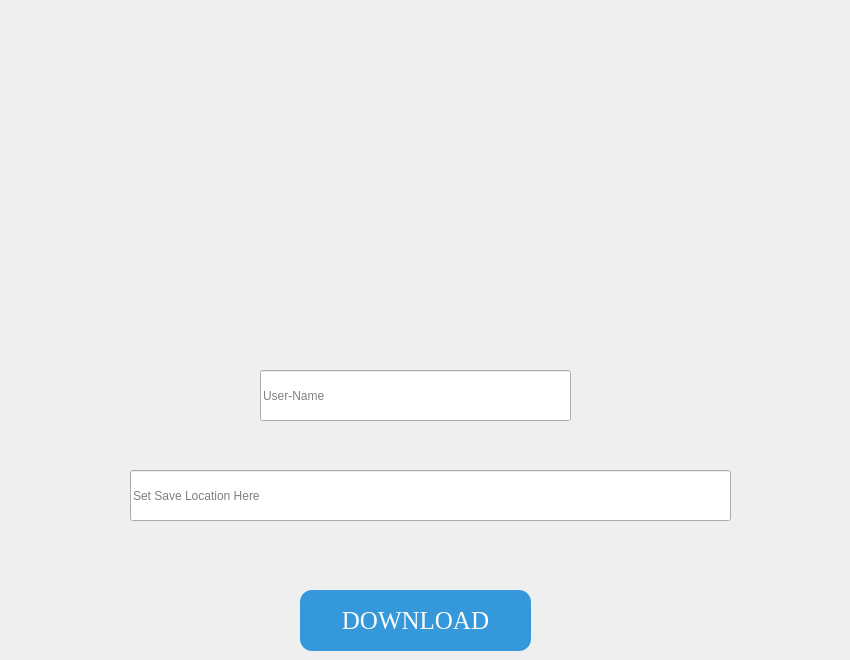
   <widget class="QWidget" name="page_7">
    <widget class="QLabel" name="label_23">
     <property name="geometry">
      <rect>
       <x>560</x>
       <y>10</y>
       <width>281</width>
       <height>241</height>
      </rect>
     </property>
     <property name="text">
      <string/>
     </property>
     <property name="pixmap">
      <pixmap resource="photo/browse.qrc">:/newPrefix/instalogo.png</pixmap>
     </property>
     <property name="scaledContents">
      <bool>true</bool>
     </property>
    </widget>
    <widget class="QLineEdit" name="lineEdit_9">
     <property name="geometry">
      <rect>
       <x>260</x>
       <y>370</y>
       <width>311</width>
       <height>51</height>
      </rect>
     </property>
     <property name="placeholderText">
      <string>User-Name</string>
     </property>
    </widget>
    <widget class="QLineEdit" name="lineEdit_10">
     <property name="geometry">
      <rect>
       <x>130</x>
       <y>470</y>
       <width>601</width>
       <height>51</height>
      </rect>
     </property>
     <property name="placeholderText">
      <string>Set Save Location Here</string>
     </property>
    </widget>
    <widget class="QPushButton" name="pushButton_17">
     <property name="geometry">
      <rect>
       <x>70</x>
       <y>470</y>
       <width>51</width>
       <height>51</height>
      </rect>
     </property>
     <property name="styleSheet">
      <string notr="true">#pushButton_14:hover {
text-decoration: none;
  padding: 10px 20px 10px 20px;
	border: solid #0a0a0a 3px;
  text-decoration: none;
	border: solid #050505 2px;
}
</string>
     </property>
     <property name="text">
      <string/>
     </property>
     <property name="icon">
      <iconset resource="photo/browse.qrc">
       <normaloff>:/newPrefix/browse.png</normaloff>:/newPrefix/browse.png</iconset>
     </property>
     <property name="iconSize">
      <size>
       <width>60</width>
       <height>50</height>
      </size>
     </property>
     <property name="flat">
      <bool>true</bool>
     </property>
    </widget>
    <widget class="QLabel" name="label_29">
     <property name="geometry">
      <rect>
       <x>340</x>
       <y>200</y>
       <width>151</width>
       <height>141</height>
      </rect>
     </property>
     <property name="text">
      <string/>
     </property>
     <property name="pixmap">
      <pixmap resource="photo/browse.qrc">:/newPrefix/human.png</pixmap>
     </property>
     <property name="scaledContents">
      <bool>true</bool>
     </property>
    </widget>
    <widget class="QPushButton" name="pushButton_18">
     <property name="geometry">
      <rect>
       <x>300</x>
       <y>590</y>
       <width>231</width>
       <height>61</height>
      </rect>
     </property>
     <property name="styleSheet">
      <string notr="true">#pushButton_18 {
  background: #3498db;
  background-image: -webkit-linear-gradient(top, #3498db, #2980b9);
  background-image: -moz-linear-gradient(top, #3498db, #2980b9);
  background-image: -ms-linear-gradient(top, #3498db, #2980b9);
  background-image: -o-linear-gradient(top, #3498db, #2980b9);
  background-image: linear-gradient(to bottom, #3498db, #2980b9);

  
  border-radius: 12px;

  font-family: Georgia;
  color: #fafafa;
  font-size: 25px;
  padding: 10px;
  text-decoration: none;
}

#pushButton_18:hover {
  background: #3cb0fd;
  background-image: -webkit-linear-gradient(top, #3cb0fd, #3498db);
  background-image: -moz-linear-gradient(top, #3cb0fd, #3498db);
  background-image: -ms-linear-gradient(top, #3cb0fd, #3498db);
  background-image: -o-linear-gradient(top, #3cb0fd, #3498db);
  background-image: linear-gradient(to bottom, #3cb0fd, #3498db);
  text-decoration: none;
}</string>
     </property>
     <property name="text">
      <string>DOWNLOAD</string>
     </property>
    </widget>
   </widget>
